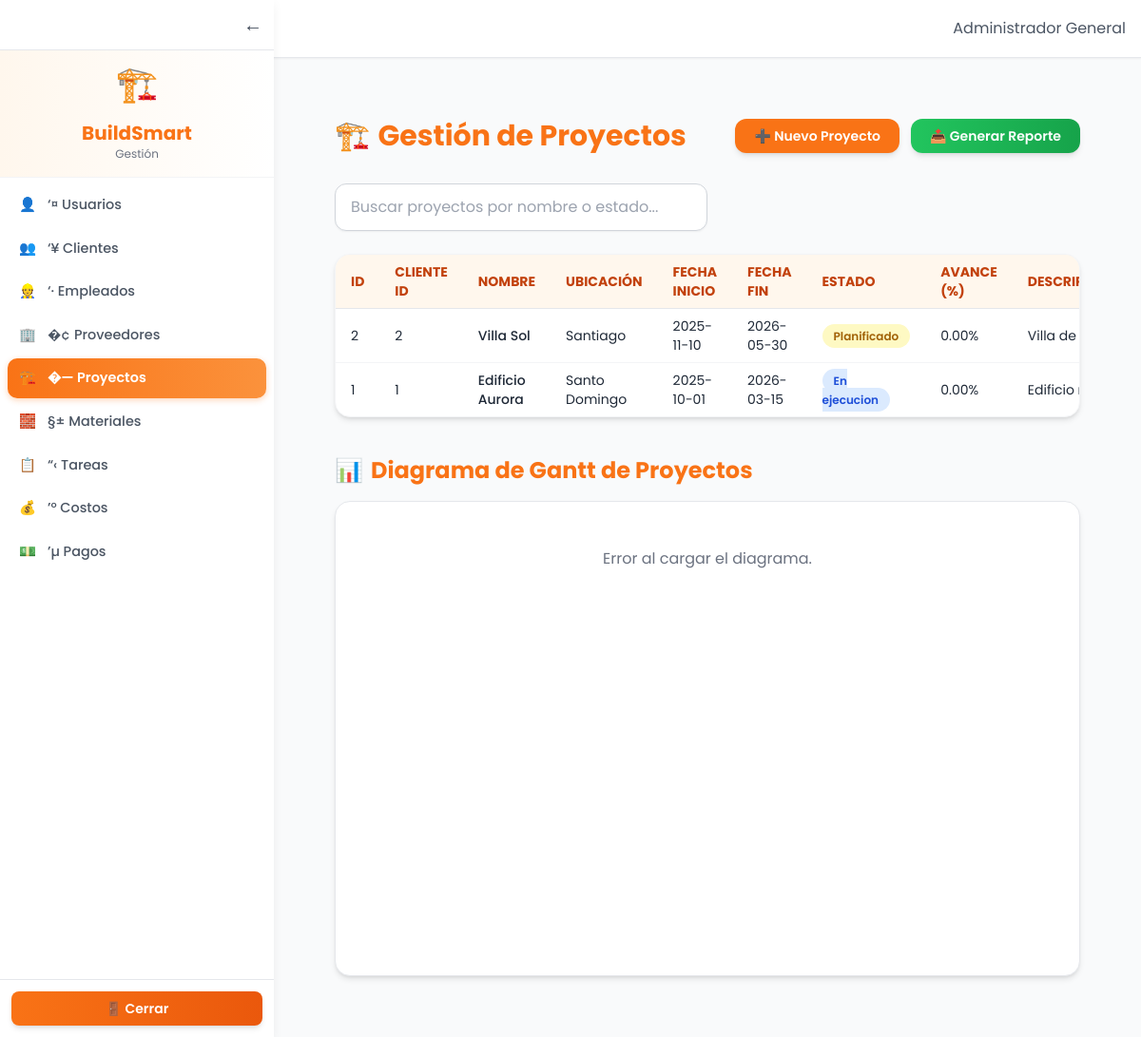
The app's page /public/index.php?page=proyectos (signed in) with its own data.
### tables this page shows
CREATE TABLE proyectos (
  id INT AUTO_INCREMENT PRIMARY KEY,
  cliente_id INT NOT NULL,
  nombre VARCHAR(200) NOT NULL,
  ubicacion VARCHAR(255),
  fecha_inicio DATE,
  fecha_fin DATE,
  estado ENUM('planificado','en_ejecucion','finalizado','cancelado') DEFAULT 'planificado',
  descripcion TEXT,
  created_at DATETIME DEFAULT CURRENT_TIMESTAMP,
  avance DECIMAL(5,2) DEFAULT 0,
  FOREIGN KEY (cliente_id) REFERENCES clientes(id) ON DELETE CASCADE
);

### app/controllers/ProyectosController.php (called while the page is built, shortened)
<?php
require_once __DIR__ . '/../models/ProyectoModel.php';
require_once __DIR__ . '/../../core/helpers.php';
function listarProyectos() {
    global $pdo;
    $proyectos = obtenerProyectos($pdo);
    include __DIR__ . '/../views/proyectos/listar.php';
}

### app/models/ProyectoModel.php (called while the page is built, shortened)
<?php
function obtenerProyectos($pdo) {
    $sql = "SELECT p.*, c.nombre AS cliente_nombre
            FROM proyectos p
            LEFT JOIN clientes c ON p.cliente_id = c.id
            ORDER BY p.id DESC";
    $stmt = $pdo->query($sql);
    return $stmt->fetchAll(PDO::FETCH_ASSOC);
}

### app/views/proyectos/tabla.php (the view, shortened to what this page needs)
<div class="overflow-x-auto w-full">
  <table class="min-w-full divide-y divide-gray-200 text-sm">
    <thead class="bg-orange-50 text-orange-700 font-semibold uppercase">
      <tr>
        <th class="px-4 py-2 text-left">ID</th>
        <th class="px-4 py-2 text-left">Cliente ID</th>
        <th class="px-4 py-2 text-left">Nombre</th>
        <th class="px-4 py-2 text-left">Ubicación</th>
        <th class="px-4 py-2 text-left">Fecha Inicio</th>
        <th class="px-4 py-2 text-left">Fecha Fin</th>
        <th class="px-4 py-2 text-left">Estado</th>
        <th class="px-4 py-2 text-left">Avance (%)</th>
        <th class="px-4 py-2 text-left">Descripción</th>
      </tr>
    </thead>
    <tbody class="divide-y divide-gray-100">
      <?php foreach ($proyectos as $p): ?>
      <tr class="hover:bg-orange-50 transition">
        <td class="px-4 py-2"><?= htmlspecialchars($p['id']) ?></td>
        <td class="px-4 py-2"><?= htmlspecialchars($p['cliente_id']) ?></td>
        <td class="px-4 py-2 font-medium text-gray-800"><?= htmlspecialchars($p['nombre']) ?></td>
        <td class="px-4 py-2"><?= htmlspecialchars($p['ubicacion']) ?></td>
        <td class="px-4 py-2"><?= htmlspecialchars($p['fecha_inicio']) ?></td>
        <td class="px-4 py-2"><?= htmlspecialchars($p['fecha_fin']) ?></td>
        <td class="px-4 py-2">
          <?php $estado = strtolower(trim($p['estado'])); ?>
          <span class="px-3 py-1 rounded-full text-xs font-semibold
            <?php
              switch ($estado) {
                case 'en_ejecucion': echo 'bg-blue-100 text-blue-700'; break;
                case 'planificado': echo 'bg-yellow-100 text-yellow-700'; break;
              }
            ?>">
            <?= ucfirst(str_replace('_', ' ', $p['estado'])) ?>
          </span>
        </td>
        <td class="px-4 py-2"><?= htmlspecialchars($p['avance']) ?>%</td>
        <td class="px-4 py-2 max-w-xs truncate" title="<?= htmlspecialchars($p['descripcion']) ?>">
          <?= htmlspecialchars(substr($p['descripcion'], 0, 60)) ?><?= strlen($p['descripcion']) > 60 ? '…' : '' ?>
        </td>
      </tr>
      <?php endforeach; ?>
    </tbody>
  </table>
</div>

### app/views/layouts/header.php (style rules this page uses)
body { font-family: 'Poppins', sans-serif; background-color: #f9fafb; color: #1f2937; transition: all .3s ease; }

### records on screen
proyectos: id "2", cliente "2", nombre "Villa Sol", ubicacion "Santiago", fecha_inicio "2025-11-10", fecha_fin "2026-05-30", estado "Planificado", avance "0.00", descripcion "Villa de…"
proyectos: id "1", cliente "1", nombre "Edificio Aurora", ubicacion "Santo Domingo", fecha_inicio "2025-10-01", fecha_fin "2026-03-15", estado "En ejecucion", avance "0.00", descripcion "Edificio…"

### other values on screen
explode(" ", $label)[0] "👤"
substr($label, 2) "‘¤ Usuarios"
explode(" ", $label)[0] "👥"
substr($label, 2) "‘¥ Clientes"
explode(" ", $label)[0] "👷"
substr($label, 2) "‘· Empleados"
explode(" ", $label)[0] "🏢"
substr($label, 2) "�¢ Proveedores"
explode(" ", $label)[0] "🏗️"
substr($label, 2) "�—️ Proyectos"
explode(" ", $label)[0] "🧱"
substr($label, 2) "§± Materiales"
explode(" ", $label)[0] "📋"
substr($label, 2) "“‹ Tareas"
explode(" ", $label)[0] "💰"
